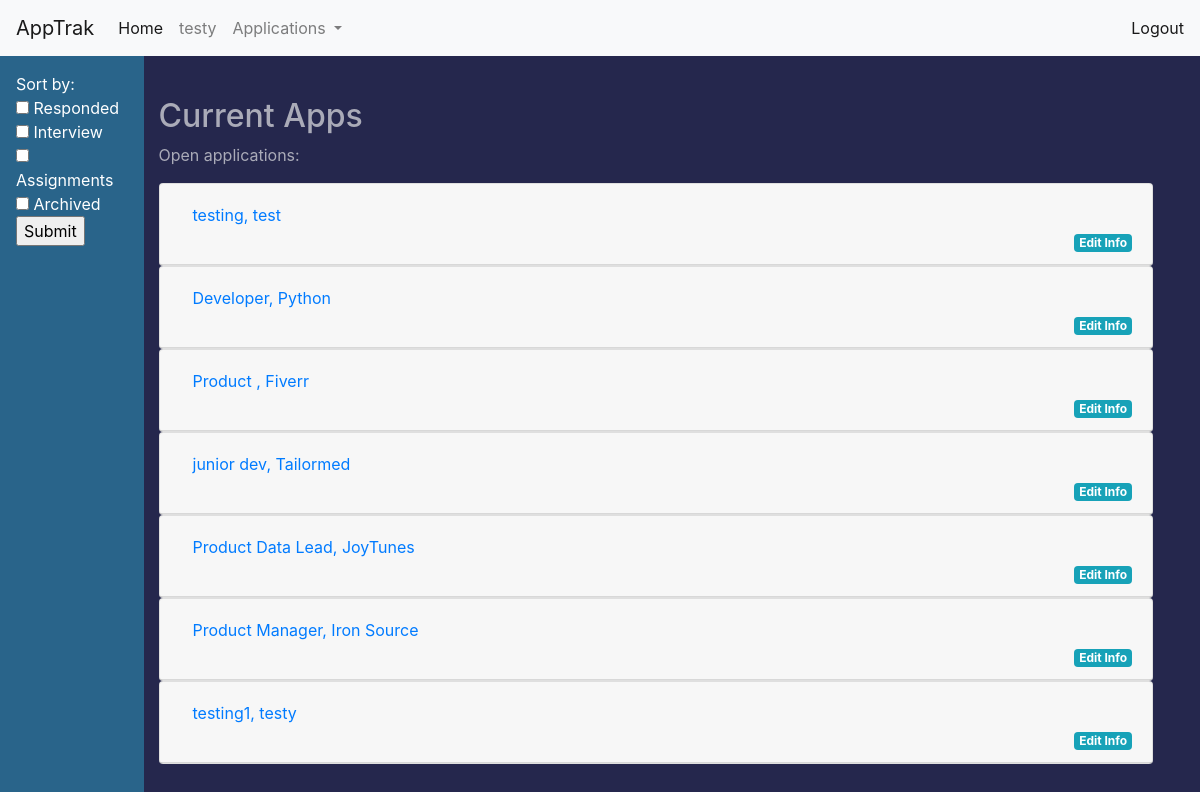
Page /current-apps (signed in) on the committed database.
### apptrak/blueprints/auth/models.py (models this page shows, shortened)
class User(UserMixin, db.Model):
    id = db.Column(db.Integer, primary_key=True)
    name = db.Column(db.String(100))
    username = db.Column(db.String, unique=True)
    email = db.Column(db.String, unique=True)
    password = db.Column(db.String(40))
    job_applications = db.relationship('JobApplication', backref='user')

### apptrak/blueprints/jobapps/models.py (models this page shows, shortened)
class JobApplication(db.Model):
    id = db.Column(db.Integer, primary_key=True)
    date_added = db.Column(db.Date)
    company = db.Column(db.String(30))
    position = db.Column(db.String(50))
    location = db.Column(db.String(50))
    url = db.Column(db.String, unique=True)
    contact = db.Column(db.String)
    interview = db.Column(db.Boolean)
    called_back = db.Column(db.Boolean)
    interview_date = db.Column(db.String)
    assignment = db.Column(db.Boolean)
    assignment_date = db.Column(db.String)
    archived = db.Column(db.Boolean)
    top_job = db.Column(db.Boolean)
    user_id = db.Column(db.Integer, db.ForeignKey('user.id'))
    def __json__(self):                                      # should make table into JSON object with the class below
        return {'id': self.id, 'date_added': self.date_added, 'company': self.company, 'position': self.position,
                'location': self.location, 'url': self.url, 'contact': self.contact, 'interview': self.interview,
                'called_back': self.called_back, 'interview_date': self.interview_date, 'assignment': self.assignment,
                'assignment_date': self.assignment_date, 'archived': self.archived, 'user_id': self.user_id}

### apptrak/blueprints/jobapps/views.py (the view, shortened to what this page needs)
@jobapps.route('/current-apps', methods=['GET', 'POST'])
@login_required
def display_apps():
    applications = current_user.job_applications
    applications_as_json = []
    for item in applications:
        single_app = item.__json__()
        applications_as_json.append(single_app)
    return flask.render_template('displayapps.html', applications=applications_as_json)

### apptrak/blueprints/auth/models.py (called while the page is built)
@login_mgr.user_loader
def load_user(user_id):
    return User.query.get(user_id)

### apptrak/blueprints/jobapps/templates/displayapps.html (shortened to what this page needs)
{% extends 'base.html' %}
{% block body %}
<div class="wrapper">
    <nav class="sidebar-header" id="sort-bar">
            <ul class="nav flex-column flex-sm-column" id="sidebar">
                <form method="post">
                    <li>
                        Sort by:
                    </li>
                    <li class="nav-item">
                        <input class="sort_by" id="called_back"  name="filter_field" type="checkbox" value="called_back"> Responded</input>
                      </li>
                      <li class="nav-item">
                          <input class="sort_by" id="interview" name="filter_field" type="checkbox" value="interview"> Interview</input>
                      </li>
                      <li>
                          <input class="sort_by" id="assignment" name="filter_field" type="checkbox" value="assignment"> Assignments</input>
                      </li>
                      <li>
                          <input class="sort_by" id="archived" name="filter_field" type="checkbox" value="archived"> Archived</input>
                      </li>
                      <li>
                          <input type="submit" id="submit_button">
                      </li>
                </form>
            </ul>
        </nav>
    </div>
    <div id="content">
        <h2>Current Apps</h2>
        {% if applications %}
            <p>Open applications:</p>
            <div class="accordion" id="accordionExample">
            {% for item in applications %}
                <div id="sorted_app_{{ loop.index0 }}">
                <div class="filtered_data">
                {% with item = item %}
                {% include 'application_card.html' %}
                {% endwith %}
                </div>
                </div>
            {% endfor %}
            </div>
         {% else %}
            <p> You have sent no applications</p>
        {% endif %}
    </div>
</div>
{% endblock %}

### apptrak/templates/base.html (shortened to what this page needs)
<!DOCTYPE html>
<html>
<head>
  <link rel="stylesheet" href="https://stackpath.bootstrapcdn.com/bootstrap/4.5.1/css/bootstrap.min.css">
</head>
<body>
    <nav class="navbar navbar-expand-lg navbar-light bg-light fixed-top">
      <a class="navbar-brand" href="#">AppTrak</a>
      <div class="collapse navbar-collapse" id="navbarNav">
        <ul class="navbar-nav">
          <li class="nav-item active">
            <a class="nav-link" href="#">Home <span class="sr-only">(current)</span></a>
          </li>
          <li class="nav-item">
            <a class="nav-link" href="{{ url_for('auth.user_info') }}">{% if current_user.is_authenticated %}{{ current_user.username }}{% endif %}</a>
          </li>
          {% if not current_user.is_anonymous %}
          <li class="nav-item dropdown">
              <a class="nav-link dropdown-toggle" href="#" id="navbarDropdown" role="button" data-toggle="dropdown" aria-haspopup="true" aria-expanded="false">
                Applications
              </a>
          </li>
          {% endif %}
        </ul>
      </div>
        <span class="navbar-text">
            {% if current_user.is_anonymous %}
            <a href="{{ url_for('auth.login') }}">Login</a>
            {% else %}
            <a href="{{ url_for('auth.logout') }}">Logout</a>
            {% endif %}
         </span>
    </nav>
<div class="container-fluid dynamic-body">
      {% block body %}
      {% endblock %}
</body>
</html>

### apptrak/blueprints/jobapps/templates/application_card.html (shortened to what this page needs)
    <div class="card">
        <div class="card-header" id="headingOne">
            <h2 class="mb-0">
            <button class="btn btn-link btn-block text-left" type="button" data-toggle="collapse" data-target="#collapseOne" aria-expanded="true" aria-controls="collapseOne">
            {{ item.position }}, {{ item.company }}
            </button>
            </h2>
            <a href="#" class="badge badge-info" id="edit_link">Edit Info</a>
        </div>
    </div>

### apptrak/templates/base.html (style rules this page uses)
body { padding-top: 65px; background-color: #25274D; }
h1, h2, h3, h4, p, label { color: #AAABB8; }

### apptrak/blueprints/jobapps/templates/displayapps.html (style rules this page uses)
#sidebar { width: 12%; padding: 1em; position: fixed; top: 3.5em; left: 0; height: 100vh; background: #29648A; color: #fff; transition: all 0.3s; }
#content { margin: 2em; float: right; width: 85%; }
#edit_link { text-align: right; float: right; }

### rows in the picture
User: username "testy"
JobApplication: position "testing", company "test"
JobApplication: position "Developer", company "Python"
JobApplication: position "Product", company "Fiverr"
JobApplication: position "junior dev", company "Tailormed"
JobApplication: position "Product Data Lead", company "JoyTunes"
JobApplication: position "Product Manager", company "Iron Source"
JobApplication: position "testing1", company "testy"
